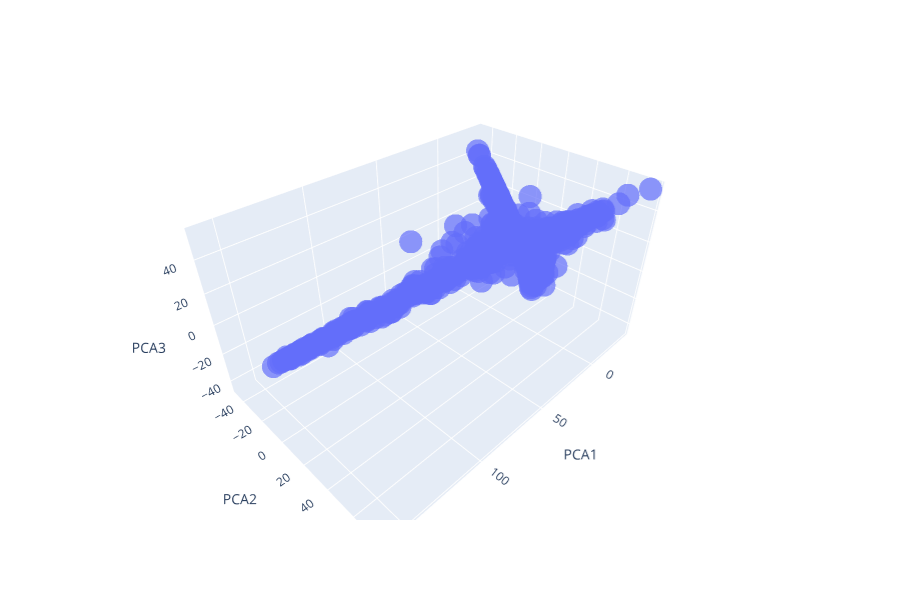

The notebook cell this image was saved under:
### Code cell
import plotly.express as px
# df = px.data.iris()
fig = px.scatter_3d(PCA_df, x=PCA_df['PCA1'], y=PCA_df['PCA2'], z=PCA_df['PCA3']
                    ,
#                     color='sample_type', symbol='host_common_name', 
                    size_max=3, opacity=0.7)
# fig.update_layout(margin=dict(l=0, r=0, b=0, t=0))
fig.show()

### Figure 1 — Plotly figure (JSON) as saved in the notebook; plotly's stock layout.template omitted (floating-point values rounded to 4 significant figures; data arrays with more than 128 entries replaced by an {"elided": "..."} marker saying what was removed)
{"data": [{"hoverlabel": {"namelength": 0}, "hovertemplate": "PCA1=%{x}<br>PCA2=%{y}<br>PCA3=%{z}", "legendgroup": "", "marker": {"color": "#636efa", "opacity": 0.7, "symbol": "circle"}, "mode": "markers", "name": "", "scene": "scene", "showlegend": false, "type": "scatter3d", "x": {"elided": "1050 float values"}, "y": {"elided": "1050 float values"}, "z": {"elided": "1050 float values"}}], "layout": {"height": 600, "legend": {"tracegroupgap": 0}, "margin": {"t": 60}, "scene": {"domain": {"x": [0, 0.98], "y": [0, 1]}, "xaxis": {"title": {"text": "PCA1"}}, "yaxis": {"title": {"text": "PCA2"}}, "zaxis": {"title": {"text": "PCA3"}}}}}
